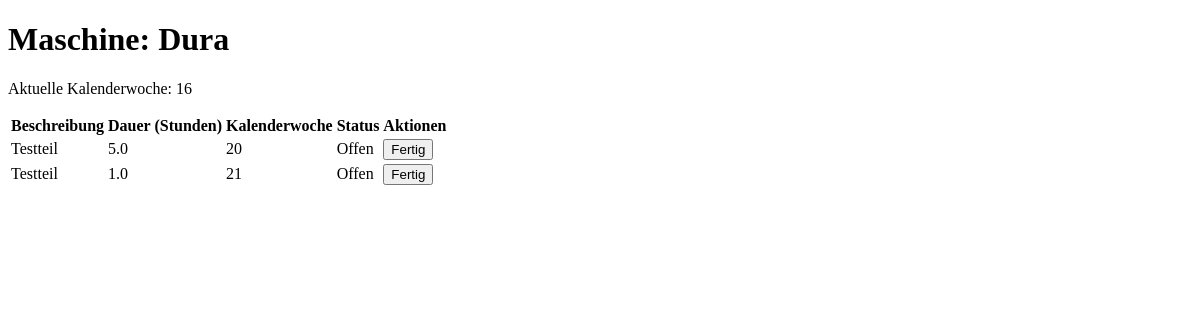
Before: /maschine/1 with the older database file.
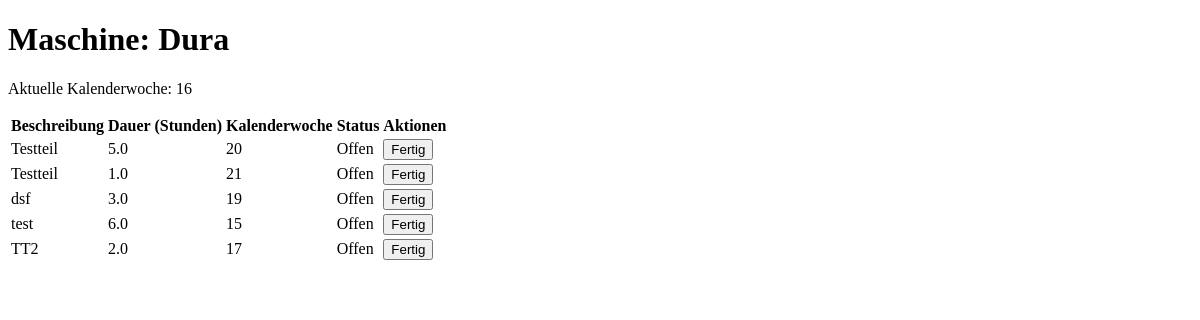
After: the same page with the newer database file.
### models.py (models this page shows)
class Task(db.Model):
    id = db.Column(db.Integer, primary_key=True)
    machine_id = db.Column(db.Integer, db.ForeignKey('machine.id'), nullable=False)
    part_number = db.Column(db.String, nullable=False)
    description = db.Column(db.String, nullable=False)
    duration_hours = db.Column(db.Float, nullable=False)
    kw = db.Column(db.Integer, nullable=False)  # Kalenderwoche
    status = db.Column(db.String, default='warteschlange')
    priority = db.Column(db.Integer, default=0)
    archived = db.Column(db.Boolean, default=False)
    machine = db.relationship('Machine', backref=db.backref('tasks', lazy=True))

### app.py (the view)
@app.route('/maschine/<int:machine_id>')
def maschine_view(machine_id):
    machine = Machine.query.get_or_404(machine_id)
    current_week = get_current_week()
    tasks = Task.query.filter(Task.machine_id == machine_id,
                              Task.kw != current_week,  # Filtere nach Kalenderwoche
                              Task.status != 'Fertig').all()  # Filtere nach Status "nicht erledigt"
    return render_template('maschine_view.html', machine=machine, tasks=tasks, current_week=current_week)

### app.py (called while the page is built)
def get_current_week():
    return datetime.now().isocalendar()[1]

### templates/maschine_view.html (shortened to what this page needs)
<!DOCTYPE html>
<html lang="de">
<head>
</head>
<body>
<h1>Maschine: {{ machine.name }}</h1>
<p>Aktuelle Kalenderwoche: {{ current_week }}</p>
<table>
    <thead>
        <tr>
            <th>Beschreibung</th>
            <th>Dauer (Stunden)</th>
			<th>Kalenderwoche</th>
            <th>Status</th>
            <th>Aktionen</th>
        </tr>
    </thead>
    <tbody>
        {% for task in tasks %}
        <tr>
            <td>{{ task.description }}</td>
            <td>{{ task.duration_hours }}</td>
			<td>{{ task.kw }}</td>
            <td>{{ task.status }}</td>
            <td>
                {% if task.status != 'Fertig' %}
                    <form method="POST" action="{{ url_for('update_task_status', task_id=task.id) }}">
                        <button type="submit">Fertig</button>
                    </form>
                {% endif %}
            </td>
        </tr>
        {% endfor %}
    </tbody>
</table>
</body>
</html>

Changed rows visible on the page:
now on this page (row edited): Task: description "dsf", duration_hours "3.0", kw "19", status "Offen"
added Task: description "test", duration_hours "6.0", kw "15", status "Offen"
added Task: description "TT2", duration_hours "2.0", kw "17", status "Offen"
